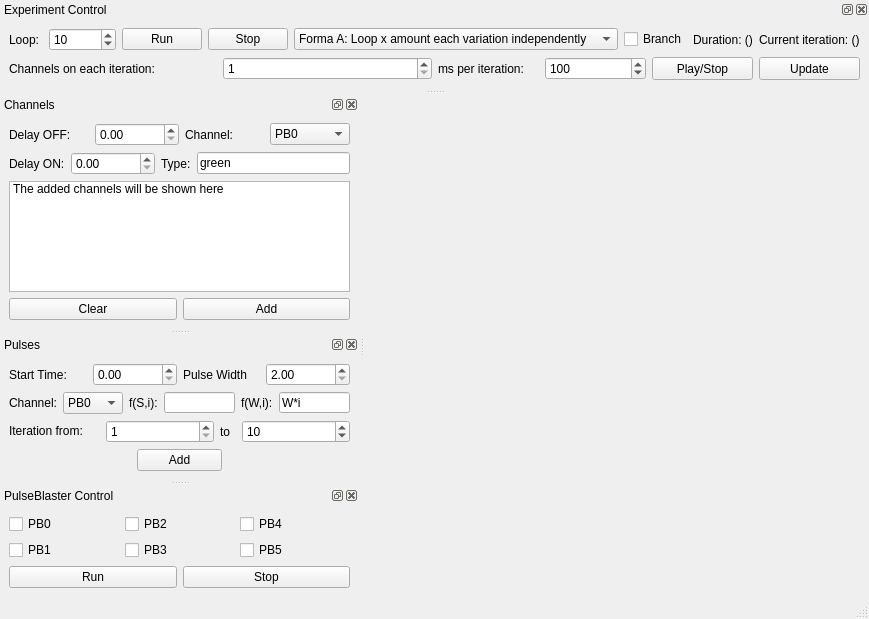
<?xml version="1.0" encoding="UTF-8"?>
<ui version="4.0">
 <class>MainWindow</class>
 <widget class="QMainWindow" name="MainWindow">
  <property name="geometry">
   <rect>
    <x>0</x>
    <y>0</y>
    <width>820</width>
    <height>619</height>
   </rect>
  </property>
  <property name="windowTitle">
   <string>Pulsed Experiments</string>
  </property>
  <widget class="QWidget" name="centralwidget">
   <layout class="QVBoxLayout" name="verticalLayout">
    <item>
     <widget class="PlotWidget" name="sequence_diagram_plot" native="true"/>
    </item>
   </layout>
  </widget>
  <widget class="QMenuBar" name="menubar">
   <property name="geometry">
    <rect>
     <x>0</x>
     <y>0</y>
     <width>820</width>
     <height>21</height>
    </rect>
   </property>
  </widget>
  <widget class="QStatusBar" name="statusbar"/>
  <widget class="QDockWidget" name="channels_dockwidget">
   <property name="windowTitle">
    <string>Channels</string>
   </property>
   <attribute name="dockWidgetArea">
    <number>1</number>
   </attribute>
   <widget class="QWidget" name="dockWidgetContents">
    <layout class="QHBoxLayout" name="horizontalLayout">
     <item>
      <layout class="QVBoxLayout" name="verticalLayout_2">
       <item>
        <layout class="QHBoxLayout" name="horizontalLayout_3">
         <item>
          <widget class="QLabel" name="delay_off_label">
           <property name="text">
            <string>Delay OFF:</string>
           </property>
          </widget>
         </item>
         <item>
          <widget class="QDoubleSpinBox" name="delay_off_spinbox">
           <property name="maximum">
            <double>1000000.000000000000000</double>
           </property>
          </widget>
         </item>
         <item>
          <widget class="QLabel" name="channel_label">
           <property name="text">
            <string>Channel:</string>
           </property>
          </widget>
         </item>
         <item>
          <widget class="QComboBox" name="channel_identifier_combobox">
           <item>
            <property name="text">
             <string>PB0</string>
            </property>
           </item>
           <item>
            <property name="text">
             <string>PB1</string>
            </property>
           </item>
           <item>
            <property name="text">
             <string>PB2</string>
            </property>
           </item>
           <item>
            <property name="text">
             <string>PB3</string>
            </property>
           </item>
           <item>
            <property name="text">
             <string>PB4</string>
            </property>
           </item>
           <item>
            <property name="text">
             <string>PB5</string>
            </property>
           </item>
           <item>
            <property name="text">
             <string>PB6</string>
            </property>
           </item>
           <item>
            <property name="text">
             <string>PB7</string>
            </property>
           </item>
           <item>
            <property name="text">
             <string>PB8</string>
            </property>
           </item>
           <item>
            <property name="text">
             <string>PB9</string>
            </property>
           </item>
           <item>
            <property name="text">
             <string>PB10</string>
            </property>
           </item>
           <item>
            <property name="text">
             <string>PB11</string>
            </property>
           </item>
           <item>
            <property name="text">
             <string>PB12</string>
            </property>
           </item>
           <item>
            <property name="text">
             <string>PB13</string>
            </property>
           </item>
           <item>
            <property name="text">
             <string>PB14</string>
            </property>
           </item>
           <item>
            <property name="text">
             <string>PB15</string>
            </property>
           </item>
           <item>
            <property name="text">
             <string>PB16</string>
            </property>
           </item>
           <item>
            <property name="text">
             <string>PB17</string>
            </property>
           </item>
           <item>
            <property name="text">
             <string>PB18</string>
            </property>
           </item>
           <item>
            <property name="text">
             <string>PB19</string>
            </property>
           </item>
           <item>
            <property name="text">
             <string>PB20</string>
            </property>
           </item>
          </widget>
         </item>
        </layout>
       </item>
       <item>
        <layout class="QHBoxLayout" name="horizontalLayout_4">
         <item>
          <widget class="QLabel" name="delay_on_label">
           <property name="text">
            <string>Delay ON:</string>
           </property>
          </widget>
         </item>
         <item>
          <widget class="QDoubleSpinBox" name="delay_on_spinbox">
           <property name="maximum">
            <double>1000000.000000000000000</double>
           </property>
          </widget>
         </item>
         <item>
          <widget class="QLabel" name="channel_type_label">
           <property name="text">
            <string>Type:</string>
           </property>
          </widget>
         </item>
         <item>
          <widget class="QLineEdit" name="channel_type_line_edit">
           <property name="text">
            <string>green</string>
           </property>
          </widget>
         </item>
        </layout>
       </item>
       <item>
        <widget class="QListWidget" name="channel_list_listwidget">
         <item>
          <property name="text">
           <string>The added channels will be shown here</string>
          </property>
         </item>
        </widget>
       </item>
       <item>
        <layout class="QHBoxLayout" name="horizontalLayout_2">
         <item>
          <widget class="QPushButton" name="clear_channels_button">
           <property name="text">
            <string>Clear</string>
           </property>
          </widget>
         </item>
         <item>
          <widget class="QPushButton" name="add_channel_button">
           <property name="text">
            <string>Add</string>
           </property>
          </widget>
         </item>
        </layout>
       </item>
      </layout>
     </item>
    </layout>
   </widget>
  </widget>
  <widget class="QDockWidget" name="pulses_dockwidget">
   <property name="windowTitle">
    <string>Pulses</string>
   </property>
   <attribute name="dockWidgetArea">
    <number>1</number>
   </attribute>
   <widget class="QWidget" name="dockWidgetContents_2">
    <layout class="QVBoxLayout" name="verticalLayout_4">
     <item>
      <layout class="QVBoxLayout" name="verticalLayout_3">
       <item>
        <layout class="QHBoxLayout" name="horizontalLayout_5">
         <item>
          <widget class="QLabel" name="start_time_label">
           <property name="text">
            <string>Start Time:</string>
           </property>
          </widget>
         </item>
         <item>
          <widget class="QDoubleSpinBox" name="start_time_spinbox">
           <property name="maximum">
            <double>1000000.000000000000000</double>
           </property>
          </widget>
         </item>
         <item>
          <widget class="QLabel" name="pulse_width_label">
           <property name="text">
            <string>Pulse Width</string>
           </property>
          </widget>
         </item>
         <item>
          <widget class="QDoubleSpinBox" name="pulse_width_spinbox">
           <property name="minimum">
            <double>2.000000000000000</double>
           </property>
           <property name="maximum">
            <double>1000000.000000000000000</double>
           </property>
          </widget>
         </item>
        </layout>
       </item>
       <item>
        <layout class="QHBoxLayout" name="horizontalLayout_11">
         <item>
          <widget class="QLabel" name="label_3">
           <property name="text">
            <string>Channel:</string>
           </property>
          </widget>
         </item>
         <item>
          <widget class="QComboBox" name="pulse_channel_combobox">
           <item>
            <property name="text">
             <string>PB0</string>
            </property>
           </item>
           <item>
            <property name="text">
             <string>PB1</string>
            </property>
           </item>
           <item>
            <property name="text">
             <string>PB2</string>
            </property>
           </item>
           <item>
            <property name="text">
             <string>PB3</string>
            </property>
           </item>
           <item>
            <property name="text">
             <string>PB4</string>
            </property>
           </item>
           <item>
            <property name="text">
             <string>PB5</string>
            </property>
           </item>
           <item>
            <property name="text">
             <string>PB6</string>
            </property>
           </item>
           <item>
            <property name="text">
             <string>PB7</string>
            </property>
           </item>
           <item>
            <property name="text">
             <string>PB8</string>
            </property>
           </item>
           <item>
            <property name="text">
             <string>PB9</string>
            </property>
           </item>
           <item>
            <property name="text">
             <string>PB10</string>
            </property>
           </item>
           <item>
            <property name="text">
             <string>PB11</string>
            </property>
           </item>
           <item>
            <property name="text">
             <string>PB12</string>
            </property>
           </item>
           <item>
            <property name="text">
             <string>PB13</string>
            </property>
           </item>
           <item>
            <property name="text">
             <string>PB14</string>
            </property>
           </item>
           <item>
            <property name="text">
             <string>PB15</string>
            </property>
           </item>
           <item>
            <property name="text">
             <string>PB16</string>
            </property>
           </item>
           <item>
            <property name="text">
             <string>PB17</string>
            </property>
           </item>
           <item>
            <property name="text">
             <string>PB18</string>
            </property>
           </item>
           <item>
            <property name="text">
             <string>PB19</string>
            </property>
           </item>
           <item>
            <property name="text">
             <string>PB20</string>
            </property>
           </item>
          </widget>
         </item>
         <item>
          <widget class="QLabel" name="label_10">
           <property name="text">
            <string>f(S,i):</string>
           </property>
          </widget>
         </item>
         <item>
          <widget class="QLineEdit" name="start_function_line_edit">
           <property name="maximumSize">
            <size>
             <width>71</width>
             <height>21</height>
            </size>
           </property>
           <property name="text">
            <string/>
           </property>
          </widget>
         </item>
         <item>
          <widget class="QLabel" name="label_7">
           <property name="maximumSize">
            <size>
             <width>51</width>
             <height>24</height>
            </size>
           </property>
           <property name="text">
            <string>f(W,i):</string>
           </property>
          </widget>
         </item>
         <item>
          <widget class="QLineEdit" name="width_function_line_edit">
           <property name="maximumSize">
            <size>
             <width>71</width>
             <height>21</height>
            </size>
           </property>
           <property name="text">
            <string>W*i</string>
           </property>
          </widget>
         </item>
        </layout>
       </item>
       <item>
        <layout class="QHBoxLayout" name="horizontalLayout_9">
         <item>
          <widget class="QLabel" name="iteration_from_label">
           <property name="maximumSize">
            <size>
             <width>91</width>
             <height>16</height>
            </size>
           </property>
           <property name="text">
            <string>Iteration from:</string>
           </property>
          </widget>
         </item>
         <item>
          <widget class="QSpinBox" name="iteration_start_spinbox">
           <property name="minimum">
            <number>1</number>
           </property>
           <property name="maximum">
            <number>1000000</number>
           </property>
          </widget>
         </item>
         <item>
          <widget class="QLabel" name="iterations_to_label">
           <property name="maximumSize">
            <size>
             <width>16</width>
             <height>24</height>
            </size>
           </property>
           <property name="text">
            <string>to</string>
           </property>
          </widget>
         </item>
         <item>
          <widget class="QSpinBox" name="iteration_end_spinbox">
           <property name="maximumSize">
            <size>
             <width>111</width>
             <height>24</height>
            </size>
           </property>
           <property name="minimum">
            <number>1</number>
           </property>
           <property name="maximum">
            <number>1000000</number>
           </property>
           <property name="value">
            <number>10</number>
           </property>
          </widget>
         </item>
        </layout>
       </item>
       <item>
        <layout class="QHBoxLayout" name="horizontalLayout_17">
         <item>
          <widget class="QPushButton" name="add_pulse_button">
           <property name="maximumSize">
            <size>
             <width>85</width>
             <height>32</height>
            </size>
           </property>
           <property name="text">
            <string>Add</string>
           </property>
          </widget>
         </item>
        </layout>
       </item>
      </layout>
     </item>
    </layout>
   </widget>
  </widget>
  <widget class="QDockWidget" name="experiment_control_dockwidget">
   <property name="windowTitle">
    <string>Experiment Control</string>
   </property>
   <attribute name="dockWidgetArea">
    <number>4</number>
   </attribute>
   <widget class="QWidget" name="dockWidgetContents_3">
    <layout class="QVBoxLayout" name="verticalLayout_5">
     <item>
      <layout class="QHBoxLayout" name="horizontalLayout_6" stretch="1,1,1,1,0,0,5,0,0">
       <item>
        <widget class="QLabel" name="loop_label">
         <property name="text">
          <string>Loop: </string>
         </property>
        </widget>
       </item>
       <item>
        <widget class="QSpinBox" name="loop_sequence_spinbox">
         <property name="maximum">
          <number>999999999</number>
         </property>
         <property name="value">
          <number>10</number>
         </property>
        </widget>
       </item>
       <item>
        <widget class="QPushButton" name="run_sequence_button">
         <property name="text">
          <string>Run</string>
         </property>
        </widget>
       </item>
       <item>
        <widget class="QPushButton" name="stop_sequence_button">
         <property name="text">
          <string>Stop</string>
         </property>
        </widget>
       </item>
       <item>
        <widget class="QComboBox" name="type_variation_combobox">
         <item>
          <property name="text">
           <string>Forma A: Loop x amount each variation independently</string>
          </property>
         </item>
         <item>
          <property name="text">
           <string>Forma B: Loop x amount the varaitions consecutively</string>
          </property>
         </item>
         <item>
          <property name="text">
           <string>Forma C: Loop x amount of the variations randomly</string>
          </property>
         </item>
        </widget>
       </item>
       <item>
        <widget class="QCheckBox" name="branch_checkbox">
         <property name="text">
          <string>Branch</string>
         </property>
        </widget>
       </item>
       <item>
        <spacer name="horizontalSpacer">
         <property name="orientation">
          <enum>Qt::Horizontal</enum>
         </property>
         <property name="sizeHint" stdset="0">
          <size>
           <width>40</width>
           <height>20</height>
          </size>
         </property>
        </spacer>
       </item>
       <item>
        <widget class="QLabel" name="loop_duration_label">
         <property name="text">
          <string>Duration: ()</string>
         </property>
        </widget>
       </item>
       <item>
        <widget class="QLabel" name="current_iteration_label">
         <property name="text">
          <string>Current iteration: ()</string>
         </property>
        </widget>
       </item>
      </layout>
     </item>
     <item>
      <layout class="QHBoxLayout" name="horizontalLayout_7" stretch="1,1,1,1">
       <item>
        <widget class="QLabel" name="current_iteration_2">
         <property name="text">
          <string>Channels on each iteration: </string>
         </property>
        </widget>
       </item>
       <item>
        <widget class="QSpinBox" name="iteration_frame_spinbox">
         <property name="minimum">
          <number>1</number>
         </property>
        </widget>
       </item>
       <item>
        <layout class="QHBoxLayout" name="horizontalLayout_14">
         <item>
          <widget class="QLabel" name="label_16">
           <property name="text">
            <string>ms per iteration:</string>
           </property>
          </widget>
         </item>
         <item>
          <widget class="QSpinBox" name="ms_per_iteration_spinbox">
           <property name="maximumSize">
            <size>
             <width>111</width>
             <height>24</height>
            </size>
           </property>
           <property name="minimum">
            <number>1</number>
           </property>
           <property name="maximum">
            <number>1000000</number>
           </property>
           <property name="value">
            <number>100</number>
           </property>
          </widget>
         </item>
        </layout>
       </item>
       <item>
        <layout class="QHBoxLayout" name="horizontalLayout_15">
         <item>
          <widget class="QPushButton" name="stop_simulation_button">
           <property name="maximumSize">
            <size>
             <width>111</width>
             <height>32</height>
            </size>
           </property>
           <property name="text">
            <string>Play/Stop</string>
           </property>
          </widget>
         </item>
         <item>
          <widget class="QPushButton" name="update_button">
           <property name="maximumSize">
            <size>
             <width>121</width>
             <height>32</height>
            </size>
           </property>
           <property name="text">
            <string>Update</string>
           </property>
          </widget>
         </item>
        </layout>
       </item>
      </layout>
     </item>
    </layout>
   </widget>
  </widget>
  <widget class="QDockWidget" name="dockWidget">
   <property name="windowTitle">
    <string>PulseBlaster Control</string>
   </property>
   <attribute name="dockWidgetArea">
    <number>1</number>
   </attribute>
   <widget class="QWidget" name="dockWidgetContents_6">
    <layout class="QVBoxLayout" name="verticalLayout_7">
     <item>
      <layout class="QVBoxLayout" name="verticalLayout_6" stretch="2,1">
       <item>
        <layout class="QGridLayout" name="pb_output_layout" rowstretch="1,1" columnstretch="1,1,1">
         <item row="0" column="0">
          <widget class="QCheckBox" name="pb0_checkbox">
           <property name="text">
            <string>PB0</string>
           </property>
          </widget>
         </item>
         <item row="1" column="0">
          <widget class="QCheckBox" name="pb1_checkbox">
           <property name="text">
            <string>PB1</string>
           </property>
          </widget>
         </item>
         <item row="0" column="1">
          <widget class="QCheckBox" name="pb2_checkbox">
           <property name="text">
            <string>PB2</string>
           </property>
          </widget>
         </item>
         <item row="1" column="1">
          <widget class="QCheckBox" name="pb3_checkbox">
           <property name="text">
            <string>PB3</string>
           </property>
          </widget>
         </item>
         <item row="0" column="2">
          <widget class="QCheckBox" name="pb4_checkbox">
           <property name="text">
            <string>PB4</string>
           </property>
          </widget>
         </item>
         <item row="1" column="2">
          <widget class="QCheckBox" name="pb5_checkbox">
           <property name="text">
            <string>PB5</string>
           </property>
          </widget>
         </item>
        </layout>
       </item>
       <item>
        <layout class="QHBoxLayout" name="run_turn_on_off_layout" stretch="1,1">
         <item>
          <widget class="QPushButton" name="run_output_button">
           <property name="text">
            <string>Run</string>
           </property>
          </widget>
         </item>
         <item>
          <widget class="QPushButton" name="stop_output_button">
           <property name="text">
            <string>Stop</string>
           </property>
          </widget>
         </item>
        </layout>
       </item>
      </layout>
     </item>
    </layout>
   </widget>
  </widget>
 </widget>
 <customwidgets>
  <customwidget>
   <class>PlotWidget</class>
   <extends>QWidget</extends>
   <header>pyqtgraph</header>
   <container>1</container>
  </customwidget>
 </customwidgets>
 <resources/>
 <connections/>
</ui>
